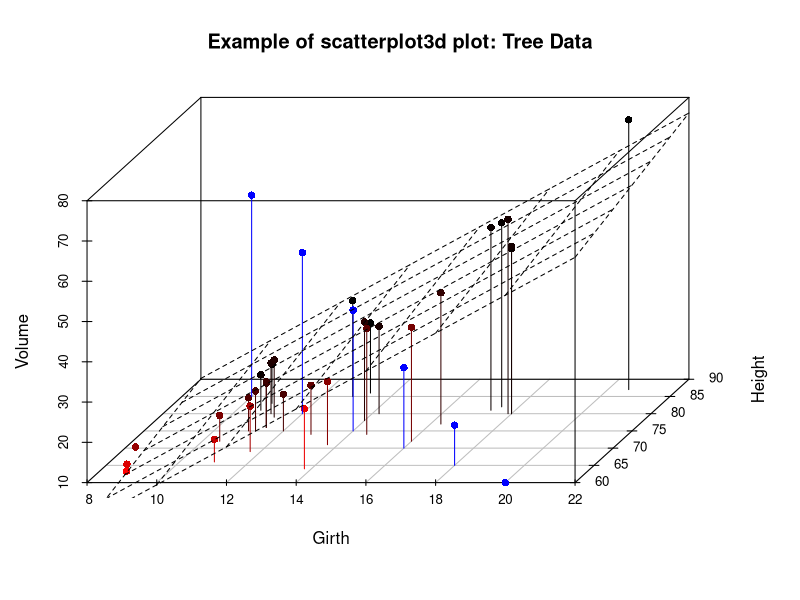
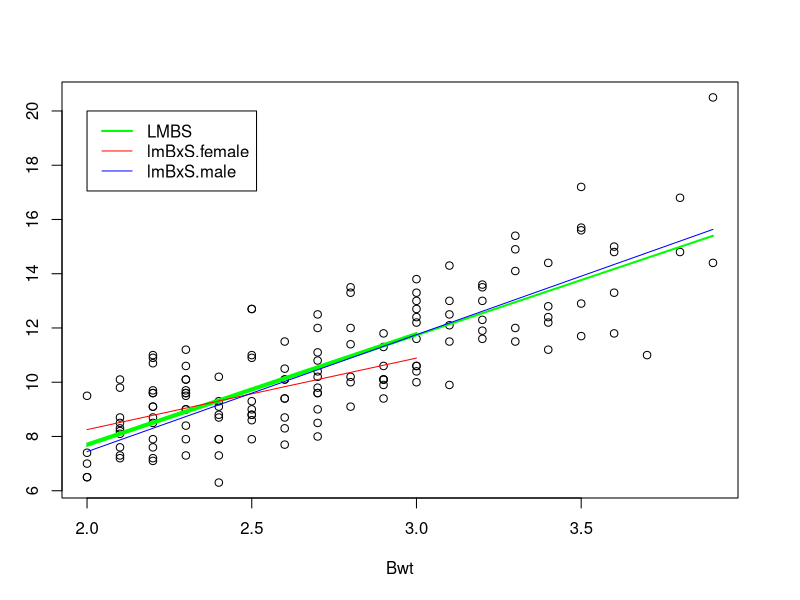
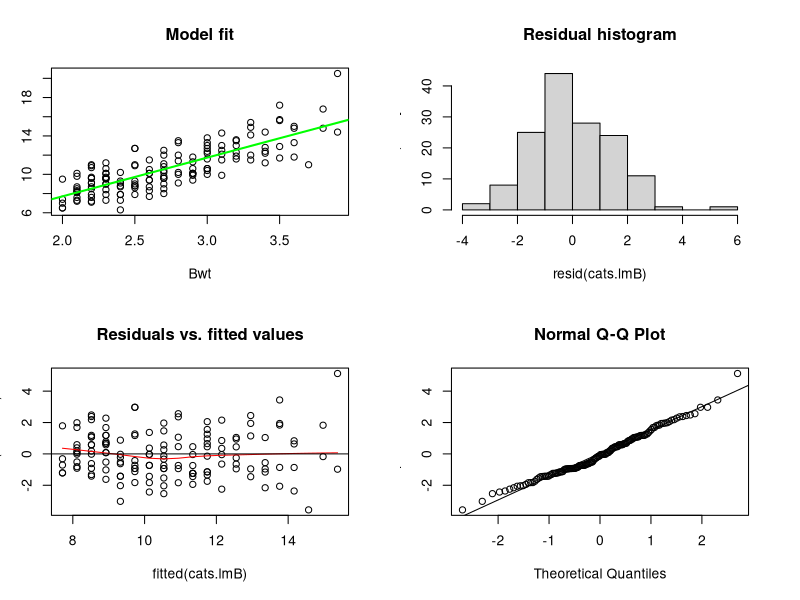
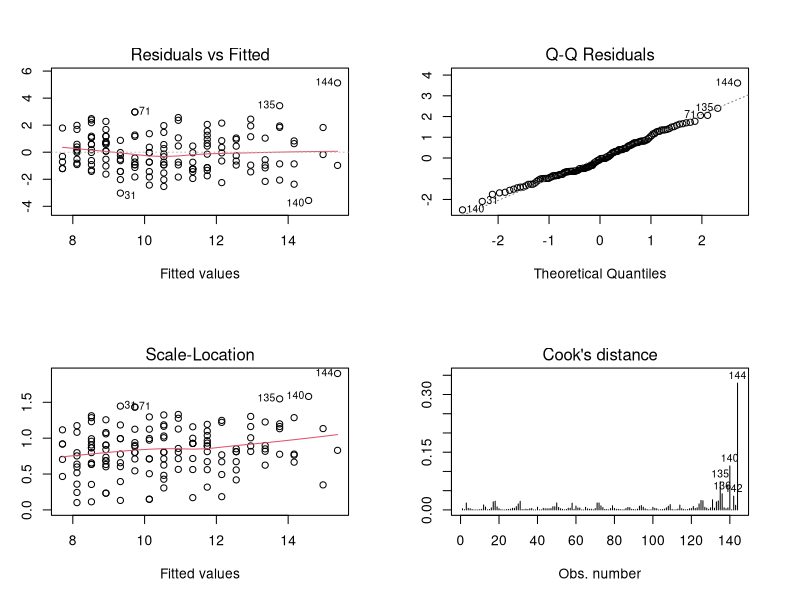
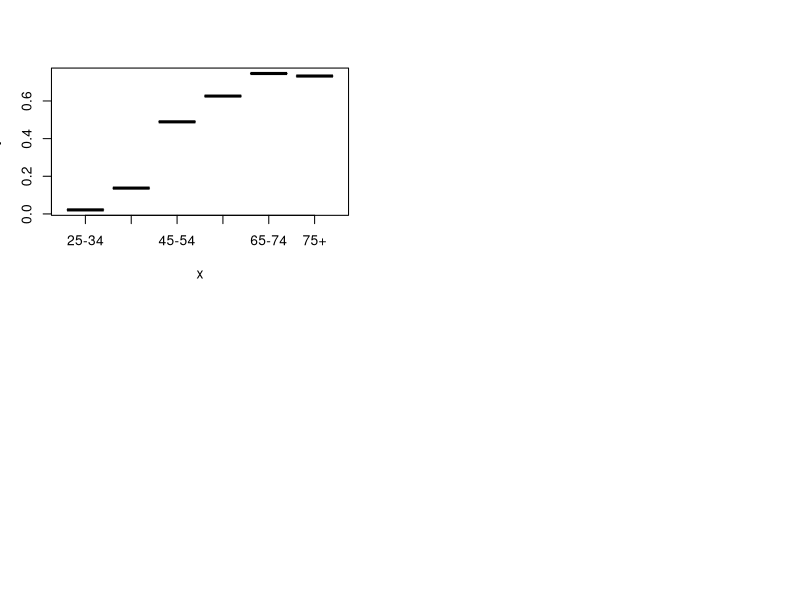
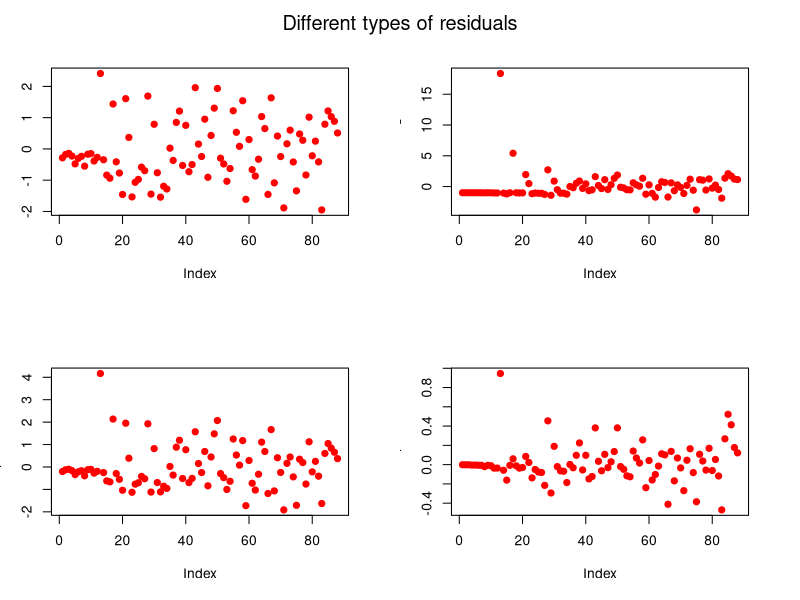
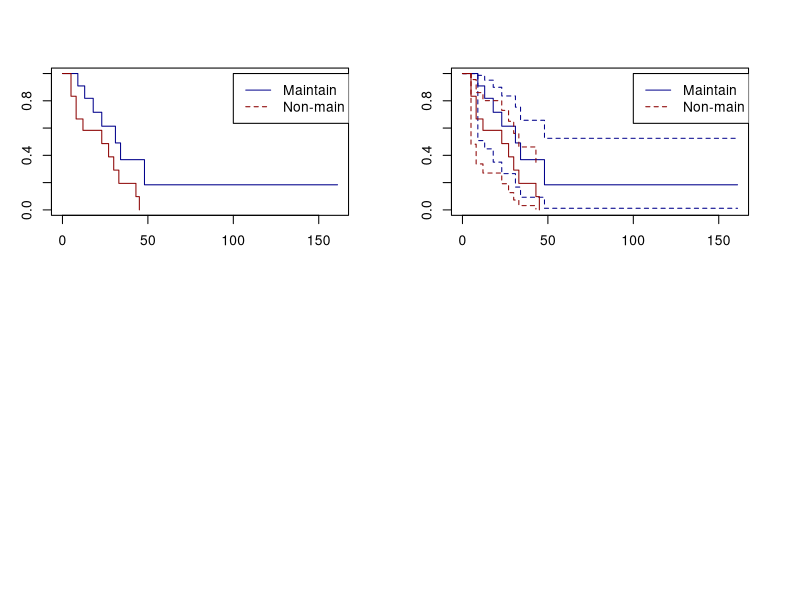

Generate these figures, in order, with R:
###################################################
### chunk number 1: dev.copy png eval=FALSE
###################################################
## #line 94 "Lecture4_models"
## plot(1:10, col="red", pch=19)
## dev.copy(png, file="test.png")
## dev.off()


###################################################
### chunk number 2: dev.copy pdf eval=FALSE
###################################################
## #line 99 "Lecture4_models"
## plot(1:10, col="red", pch=19)
## dev.copy(pdf, file="test.pdf")
## dev.off()


###################################################
### chunk number 3: Create pdf eval=FALSE
###################################################
## #line 108 "Lecture4_models"
## pdf(file="myplot.pdf")
## plot(1:10, col="blue", xlab="X axis", ylab="Y axis")
## dev.off()  


###################################################
### chunk number 4: scatterplot3d
###################################################
#line 126 "Lecture4_models"
require(scatterplot3d)
data(trees)
trees[1:2,]
s3d <- scatterplot3d(trees, type="h", highlight.3d=TRUE, 
                    angle=55, scale.y=0.7, pch=16, 
                    main="Example of scatterplot3d plot: Tree Data")

# Now adding some points to the "scatterplot3d"
s3d$points3d(seq(10,20,2), seq(85,60,-5), 
            seq(60,10,-10),  col="blue", 
            type="h", pch=16)        

# Now adding a regression plane to the "scatterplot3d"
attach(trees)
my.lm <- lm(Volume ~ Girth + Height)
s3d$plane3d(my.lm)
detach(trees)


###################################################
### chunk number 5: Example_t.test
###################################################
#line 199 "Lecture4_models"
data(ChickWeight)
ChickWeight[1:2,]
t.test(ChickWeight[,1], mu=100)


###################################################
### chunk number 6: Example_two_sample_t.test
###################################################
#line 207 "Lecture4_models"
t.test(ChickWeight$weight[ChickWeight$Diet=="1"], 
      ChickWeight$weight[ChickWeight$Diet=="2"])
t.test(weight~Diet, data=ChickWeight, subset=Diet%in%c("1","2"))


###################################################
### chunk number 7: Pairwise t
###################################################
#line 215 "Lecture4_models"
pairwise.t.test(ChickWeight$weight, ChickWeight$Diet, p.adjust.method="bonferroni")


###################################################
### chunk number 8: Example lm
###################################################
#line 222 "Lecture4_models"
lmDiet<-lm(weight~Diet, data=ChickWeight)
lmDiet
summary(lmDiet)
anova(lmDiet)


###################################################
### chunk number 9: aov
###################################################
#line 231 "Lecture4_models"
aov(weight~Diet, data=ChickWeight)


###################################################
### chunk number 10: More lm
###################################################
#line 237 "Lecture4_models"
lmDiet<-lm(weight~Diet+Time, data=ChickWeight)
summary(lmDiet)
anova(lmDiet)


###################################################
### chunk number 11: contable
###################################################
#line 264 "Lecture4_models"
## load library
library(vcd)

## load data
attach(Arthritis)

## check the variables of interest
is.factor(Arthritis$Treatment)
print(levels(Arthritis$Treatment))
is.factor(Arthritis$Improved)
print(levels(Arthritis$Improved))

## build the contingency table
tab <- table(Arthritis$Treatment, Arthritis$Improved)
print(tab)

## compute statistics
res <- assocstats(tab)
print(res)
detach(Arthritis)


###################################################
### chunk number 12: stres
###################################################
#line 289 "Lecture4_models"
str(res)


###################################################
### chunk number 13: assocstatsres
###################################################
#line 295 "Lecture4_models"
## Pearson chi squared test
print(res$chisq_tests[2, ])

## Cramer's V statistic
print(res$cramer)


###################################################
### chunk number 14: kappa
###################################################
#line 318 "Lecture4_models"
## two random classification
set.seed(12345)
c1 <- sample(0:1, 100, replace=TRUE)
c2 <- sample(0:1, 100, replace=TRUE)
tab <- table("C1"=c1, "C2"=c2)
Kappa(x=tab, weights=matrix(rep(1,4),ncol=2))


###################################################
### chunk number 15: agreement
###################################################
#line 329 "Lecture4_models"
agr <- sum(diag(tab)) / sum(tab)
cat(sprintf("Agreement: %.2g%%\n",agr))


###################################################
### chunk number 16: Example Linear Regression
###################################################
#line 451 "Lecture4_models"
library(MASS)
help("cats")
str(cats)
cats.lmB <- lm(Hwt~Bwt, data=cats)
cats.lmS <- lm(Hwt~Sex, data=cats)
cats.lmBS <- lm(Hwt~Bwt + Sex, data=cats)
cats.lmBxS <- lm(Hwt~Bwt*Sex, data=cats)
cats.lmB2 <- lm(Hwt~Bwt + I(Bwt^2), data=cats)


###################################################
### chunk number 17: contrasts
###################################################
#line 492 "Lecture4_models"
contr.treatment(n=3,base=2)
contr.sum(n=3)


###################################################
### chunk number 18: regrorigin
###################################################
#line 502 "Lecture4_models"
# What is the difference in output?
lm(Hwt~Sex, data=cats)
lm(Hwt~Sex-1, data=cats)


###################################################
### chunk number 19: model.matrix eval=FALSE
###################################################
## #line 510 "Lecture4_models"
## mod1<-lm(Hwt~Sex, data=cats)
## model.matrix(mod1)
## mod1<-lm(Hwt~Sex-1, data=cats)
## model.matrix(mod1)


###################################################
### chunk number 20: ExtractorFunctions
###################################################
#line 545 "Lecture4_models"
attach(cats)
cats.lmBS <- lm(Hwt ~ Bwt + Sex, data=cats)
coef(cats.lmBS)
fit.catsBS <- fitted(cats.lmBS)


###################################################
### chunk number 21: Extractor Functions:Sex Specific Fit
###################################################
#line 553 "Lecture4_models"
cats.lmBxS <- lm(Hwt~Bwt*Sex, data=cats)
fit.catsBxS <- fitted(cats.lmBxS)


###################################################
### chunk number 22: plotModel
###################################################
#line 559 "Lecture4_models"
plot(Bwt, Hwt)
lines(Bwt, fit.catsBS, col='green', lwd=2) # OR
#abline(cats.lmBS, col='green', lwd=2)
lines(Bwt[Sex=='F'],fit.catsBxS[Sex=='F'], col='red')
lines(Bwt[Sex=='M'],fit.catsBxS[Sex=='M'], col='blue')
legend(x=2, y=20, legend=c("LMBS","lmBxS.female","lmBxS.male"), col=c("green","red","blue"), lwd=c(2,1,1))


###################################################
### chunk number 23: Extractor Functions:Prediction
###################################################
#line 569 "Lecture4_models"
predict(cats.lmBxS, data.frame(Bwt=seq(2,5,1), Sex='M'))
detach(cats)


###################################################
### chunk number 24: Redidual Variance
###################################################
#line 583 "Lecture4_models"
var.catsB <- deviance(cats.lmB)/df.residual(cats.lmB)  # direct calculation
var.catsB <- summary(cats.lmB)$sigma^2


###################################################
### chunk number 25: fit eval=FALSE
###################################################
## #line 628 "Lecture4_models"
## attach(cats)
## plot(Bwt, Hwt, main="Model fit")
## abline(cats.lmB, col='green', lwd=2)


###################################################
### chunk number 26: hist eval=FALSE
###################################################
## #line 635 "Lecture4_models"
## hist(resid(cats.lmB), main="Residual histogram")


###################################################
### chunk number 27: residuals v fitted eval=FALSE
###################################################
## #line 640 "Lecture4_models"
## plot(fitted(cats.lmB), resid(cats.lmB), main="Residuals vs. fitted values")
## lines(lowess(fitted(cats.lmB),resid(cats.lmB)), col='red')
## abline(h=0)


###################################################
### chunk number 28: qq-plot eval=FALSE
###################################################
## #line 647 "Lecture4_models"
## qqnorm(resid(cats.lmB))
## qqline(resid(cats.lmB))
## detach()


###################################################
### chunk number 29: dofitPlot
###################################################
#line 653 "Lecture4_models"
attach(cats)
par(mfrow=c(2,2))
plot(Bwt, Hwt, main="Model fit")
abline(cats.lmB, col='green', lwd=2)

hist(resid(cats.lmB), main="Residual histogram")

plot(fitted(cats.lmB), resid(cats.lmB), main="Residuals vs. fitted values")
lines(lowess(fitted(cats.lmB),resid(cats.lmB)), col='red')
abline(h=0)

qqnorm(resid(cats.lmB))
qqline(resid(cats.lmB))
detach()


###################################################
### chunk number 30: plotResultslm
###################################################
#line 671 "Lecture4_models"
par(mfrow=c(2,2))
plot(cats.lmB, which=1:4, id.n=5)


###################################################
### chunk number 31: anova
###################################################
#line 687 "Lecture4_models"
anova(cats.lmB, cats.lmBS)
anova(cats.lmB, cats.lmBxS)
anova(cats.lmB, cats.lmBS, cats.lmBxS)


###################################################
### chunk number 32: mtcars example
###################################################
#line 704 "Lecture4_models"
help("mtcars")
cars.lm <- lm(mpg ~ hp + wt, data=mtcars)
cars.lm2 <- update(cars.lm, . ~ . + disp)
#cars.lms <- update(cars.lm2, sqrt(.) ~ .)


###################################################
### chunk number 33: mtcars anova
###################################################
#line 712 "Lecture4_models"
#anova(cars.lm, cars.lm2, cars.lms)
anova(cars.lm, cars.lm2)


###################################################
### chunk number 34: crossval
###################################################
#line 779 "Lecture4_models"
nfold <- 10
## nr is the number of observations
nr <- nrow(mtcars)
## nfold is the number of folds in the cross-validation
if(nfold > 1) k <- floor(nr/nfold) else {
	k <- 1
	nfold <- nr
}
smpl <- sample(nr)
mse.big <- mse.small <- NULL
    
for (i in 1:nfold) {
        if (i == nfold) s.ix <- smpl[c(((i - 1) * k + 1):nr)] else s.ix <- smpl[c(((i - 1) * k + 1):(i * k))]
	## fit the model
	mm.big <- lm(mpg ~ ., data=mtcars[-s.ix, , drop=FALSE])
	mm.small <- lm(mpg ~ wt, data=mtcars[-s.ix, , drop=FALSE]) 
	## assess the performance of the model
	pp.big <- predict(object=mm.big, newdata=mtcars[s.ix, !is.element(colnames(mtcars), "mpg")])
	pp.small <- predict(object=mm.small, newdata=mtcars[s.ix, !is.element(colnames(mtcars), "mpg")])
	## compute mean squared error (MSE)
	mse.big <- c(mse.big, sqrt(mean((mtcars[s.ix, "mpg"] - pp.big)^2)))
	mse.small <- c(mse.small, sqrt(mean((mtcars[s.ix, "mpg"] - pp.small)^2)))
}
names(mse.big) <- names(mse.small) <- paste("fold", 1:nfold, sep=".")

## compare the performance of the big and small models using a Wilcoxon Rank Sum test
wilcox.test(mse.big, mse.small, paired=TRUE, alternative="less")


###################################################
### chunk number 35: chicks lm
###################################################
#line 848 "Lecture4_models"
attach(ChickWeight)
time.wgt <- tapply(weight,Time, var)
time.wgt.rep <- as.numeric(time.wgt[match(Time,as.numeric(names(time.wgt)))])
detach(2)
Chick.anl <- data.frame(ChickWeight, time.wgt.rep=time.wgt.rep)
chick.lm.wgt <- lm(weight~Time,
                  data=Chick.anl,
                  weight=1/time.wgt.rep)
chick.lm.T0 <- lm(weight~Time,
                  data=Chick.anl,
                  subset=(Time==0))


###################################################
### chunk number 36: glm
###################################################
#line 930 "Lecture4_models"
summary(esoph)


###################################################
### chunk number 37: glm1
###################################################
#line 935 "Lecture4_models"
eso.age <- glm(cbind(ncases, ncontrols) ~ agegp,
                  data = esoph, family = binomial())


###################################################
### chunk number 38: glm-oneway eval=FALSE
###################################################
## #line 940 "Lecture4_models"
## eso.base <- glm(cbind(ncases, ncontrols) ~ agegp + tobgp + alcgp,
##                   data = esoph, family = binomial())


###################################################
### chunk number 39: glm2 eval=FALSE
###################################################
## #line 946 "Lecture4_models"
## eso.base <- update(eso.age, .~ . + tobgp + alcgp)
## 
## eso.TA <- glm(cbind(ncases, ncontrols) ~ agegp + tobgp*alcgp,
##                   data = esoph, family = binomial())
## eso.2way <- glm(cbind(ncases, ncontrols) ~ (agegp + tobgp + alcgp)^2,
##                   data = esoph, family = binomial())


###################################################
### chunk number 40: glm Step
###################################################
#line 956 "Lecture4_models"
eso.base <- glm(cbind(ncases, ncontrols) ~ agegp + tobgp + alcgp,
                  data = esoph, family = binomial())
eso.stp <- stepAIC(eso.age,
          scope=list(upper= ~ agegp + tobgp + alcgp, lower = ~ 1),
          test='Chisq')


###################################################
### chunk number 41: glmPlotfitted
###################################################
#line 967 "Lecture4_models"
attach(esoph)
eso.pred.age <- predict.glm(eso.base,
                 data.frame(agegp=agegp,
                            tobgp=rep('30+', 88),
                            alcgp=rep('40-79', 88)),
                           type="response")
plot(agegp, eso.pred.age)
detach(esoph)


###################################################
### chunk number 42: glmPlotRes
###################################################
#line 982 "Lecture4_models"
opar <- par(mfrow=c(2,2))
for (i in c('deviance', 'working', 'pearson', 'response'))
 plot(resid(eso.base, type=i), ylab=i, pch=19, col="red")
mtext('Different types of residuals',line=-2, outer=T, cex=1.2)
par(opar)


###################################################
### chunk number 43: glmPoisson eval=FALSE
###################################################
## #line 998 "Lecture4_models"
## ins.pois <- glm(Claims ~ District + Group + Age + offset(log(Holders)),
##         data = Insurance, family = poisson)
## summary(ins.pois)


###################################################
### chunk number 44: loadlibrary
###################################################
#line 1030 "Lecture4_models"
search()
library(survival)


###################################################
### chunk number 45: surv
###################################################
#line 1037 "Lecture4_models"
data(leukemia)
head(leukemia)
?Surv
mysurv <- Surv(leukemia$time, leukemia$status)
head(mysurv)


###################################################
### chunk number 46: survival
###################################################
#line 1069 "Lecture4_models"
leuk.km <- survfit(Surv(time, status) ~ x, data=leukemia)
plot(leuk.km, lty=1, col=c("darkblue","darkred"))
legend(100, 1, legend=c('Maintain', 'Non-main'), lty=1:2, col=c("darkblue","darkred"))


###################################################
### chunk number 47: Survival_conf
###################################################
#line 1076 "Lecture4_models"
leuk.km2 <- survfit(Surv(time, status) ~ x,
                   data=leukemia,
                   conf.type='log-log')
summary(leuk.km2)
plot(leuk.km2, mark.time=FALSE, conf.int=TRUE, lty=1, col=c("darkblue","darkred"))
legend(100, 1, legend=c('Maintain', 'Non-main'), lty=1:2, col=c("darkblue","darkred"))


###################################################
### chunk number 48: survivalTest
###################################################
#line 1086 "Lecture4_models"
survdiff(Surv(time, status) ~ x,
                   data=leukemia)


###################################################
### chunk number 49: CoxProp
###################################################
#line 1133 "Lecture4_models"
leuk.ph <- coxph(Surv(time, status) ~ x, data=leukemia)
summary(leuk.ph)
#plot(leuk.km2, mark.time=F, lty=1:2)
#lines(survfit(leuk.ph), lty=1:2, lwd=2)
